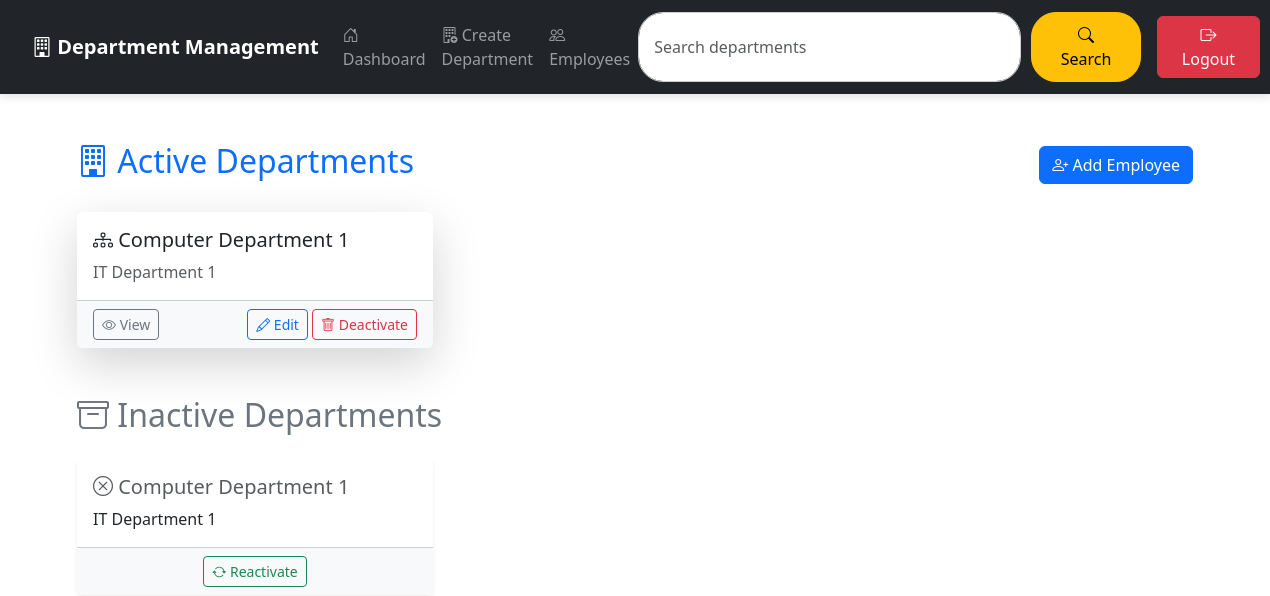
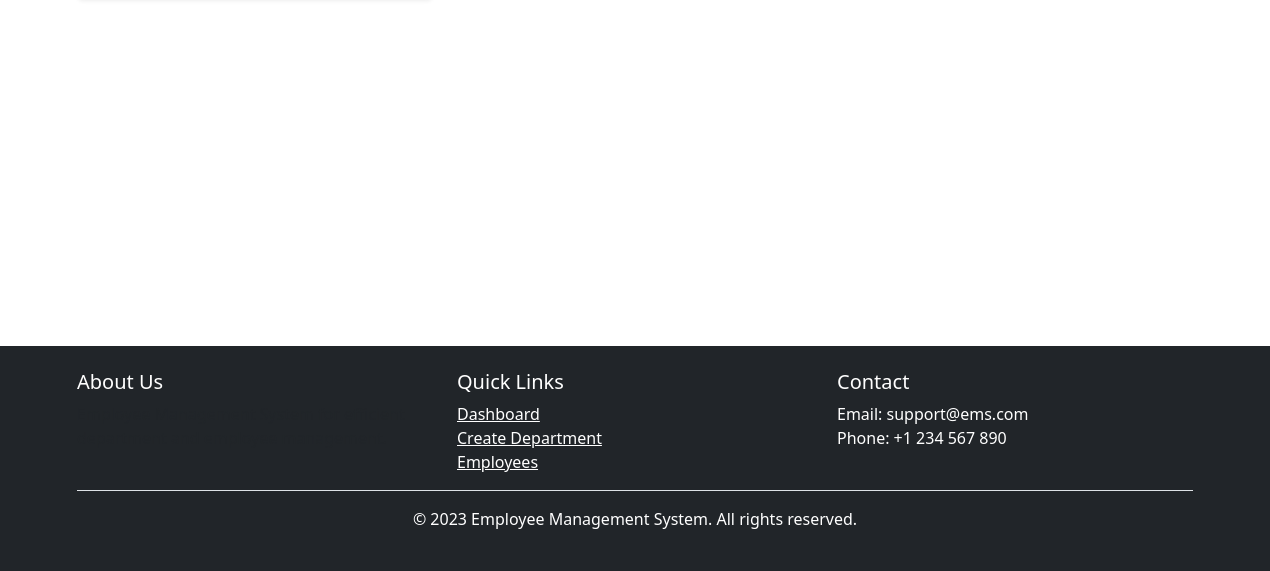
The app's page /departments/ (signed in), older data (2 pictures, top to bottom).
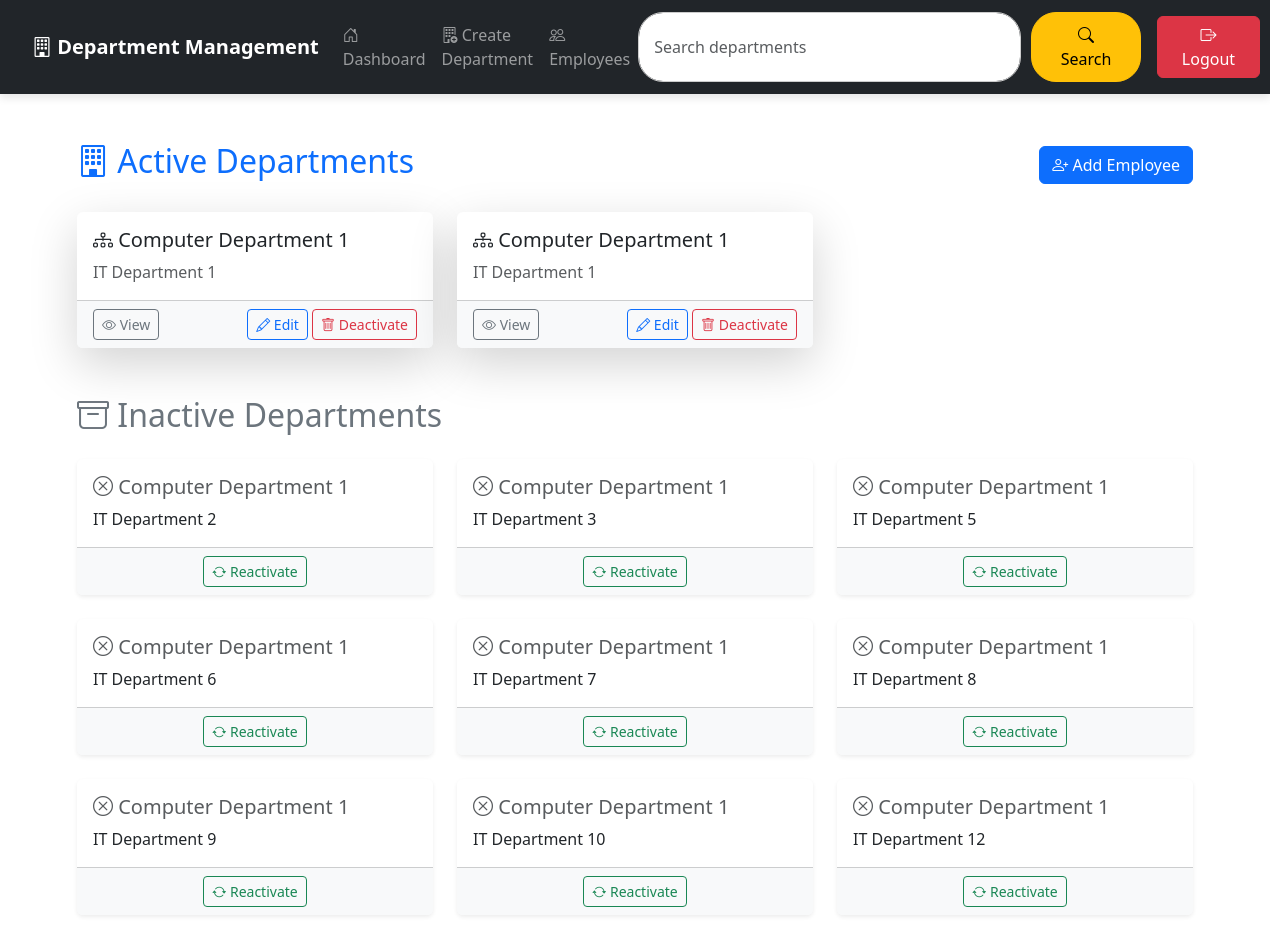
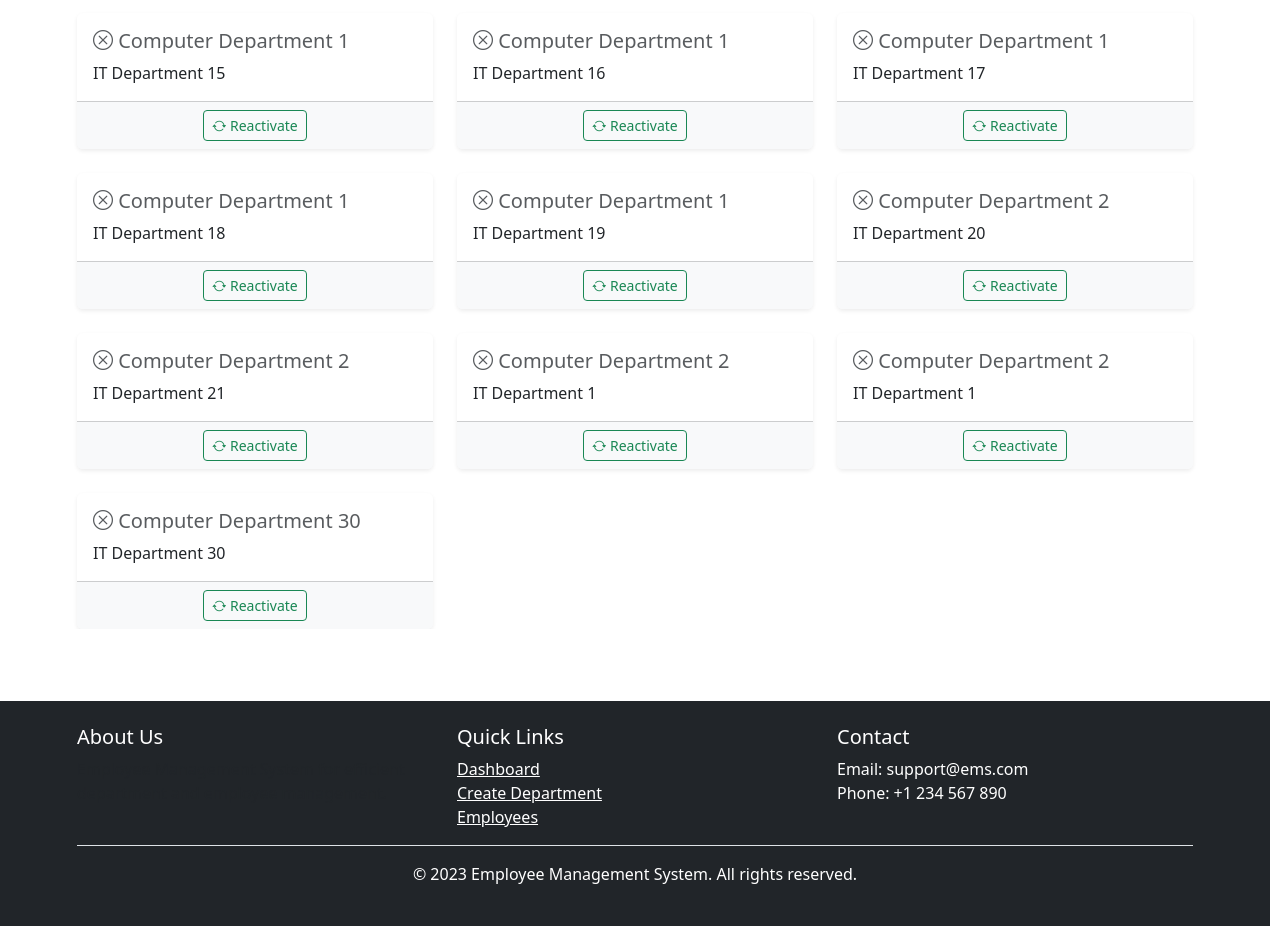
The same page, newer data (2 pictures, top to bottom).
### app/models.py (models this page shows, shortened)
class Department(models.Model):
    dept_id = models.AutoField(primary_key=True, unique=True)
    dept_name = models.CharField(max_length=100)
    description = models.CharField(max_length=300)
    created_at = models.DateTimeField(auto_now_add=True)
    updated_at = models.DateTimeField(auto_now=True)
    status = models.BooleanField(default=True)
    order = models.PositiveIntegerField(default=0)  # New field for sorting
    class Meta:
        db_table = 'department'
        verbose_name = 'Department'
        verbose_name_plural = 'Departments'

### app/views.py (the view)
# urls.py: path('', views.department_dashboard, name='dashboard'),
@login_required
@user_passes_test(is_admin)
def department_dashboard(request):
    active_departments = Department.objects.filter(status=True)
    inactive_departments = Department.objects.filter(status=False)
    return render(request, 'departments/dashboard.html', {
        'active_departments': active_departments,
        'inactive_departments': inactive_departments
    })

### app/views.py (called while the page is built)
def is_admin(user):
    return user.is_superuser

### app/templates/departments/dashboard.html
{% extends 'base.html' %}
{% block content %}
<div class="container mt-4">
    <div class="d-flex justify-content-between align-items-center mb-4">
        <h2 class="text-primary"><i class="bi bi-building"></i> Active Departments</h2>
        <a href="{% url 'create_employee' %}" class="btn btn-primary">
            <i class="bi bi-person-plus"></i> Add Employee
        </a>
    </div>
    {% if active_departments %}
        <div class="row row-cols-1 row-cols-md-2 row-cols-lg-3 g-4">
            {% for department in active_departments %}
            <div class="col">
                <div class="card h-100 shadow-lg border-0">
                    <div class="card-body">
                        <h5 class="card-title text-dark"><i class="bi bi-diagram-3"></i> {{ department.dept_name }}</h5>
                        <p class="card-text text-muted">{{ department.description }}</p>
                    </div>
                    <div class="card-footer bg-light d-flex justify-content-between">
                        <a href="{% url 'departments:view_employees' department.dept_id %}" class="btn btn-sm btn-outline-secondary">
                            <i class="bi bi-eye"></i> View
                        </a>
                        <div>
                            <a href="{% url 'departments:update' department.dept_id %}" class="btn btn-sm btn-outline-primary">
                                <i class="bi bi-pencil"></i> Edit
                            </a>
                            <a href="{% url 'departments:delete' department.dept_id %}" class="btn btn-sm btn-outline-danger">
                                <i class="bi bi-trash"></i> Deactivate
                            </a>
                        </div>
                    </div>
                </div>
            </div>
            {% endfor %}
        </div>
    {% else %}
        <div class="alert alert-info text-center">
            <i class="bi bi-info-circle"></i> No active departments found.
            <a href="{% url 'departments:create' %}" class="alert-link">Create one now</a>.
        </div>
    {% endif %}
    <h2 class="mt-5 mb-4 text-secondary"><i class="bi bi-archive"></i> Inactive Departments</h2>
    {% if inactive_departments %}
        <div class="row row-cols-1 row-cols-md-2 row-cols-lg-3 g-4">
            {% for department in inactive_departments %}
            <div class="col">
                <div class="card h-100 shadow-sm border-0">
                    <div class="card-body">
                        <h5 class="card-title text-muted"><i class="bi bi-x-circle"></i> {{ department.dept_name }}</h5>
                        <p class="card-text">{{ department.description }}</p>
                    </div>
                    <div class="card-footer bg-light text-center">
                        <a href="{% url 'departments:reactivate' department.dept_id %}" class="btn btn-sm btn-outline-success">
                            <i class="bi bi-arrow-repeat"></i> Reactivate
                        </a>
                    </div>
                </div>
            </div>
            {% endfor %}
        </div>
    {% else %}
        <div class="alert alert-warning text-center">
            <i class="bi bi-exclamation-triangle"></i> No inactive departments found.
        </div>
    {% endif %}
</div>
{% endblock %}

### app/templates/base.html (shortened to what this page needs)
{% load static %}
<!DOCTYPE html>
<html lang="en">
<head>
    <link href="https://cdn.jsdelivr.net/npm/bootstrap@5.3.0/dist/css/bootstrap.min.css" rel="stylesheet">
    <link rel="stylesheet" href="https://cdn.jsdelivr.net/npm/bootstrap-icons/font/bootstrap-icons.css">
</head>
<body>
    <nav class="navbar navbar-expand-lg navbar-dark bg-dark">
        <div class="container-fluid">
            <a class="navbar-brand fw-bold" href="{% url 'departments:dashboard' %}">
                <i class="bi bi-building"></i> Department Management
            </a>
            <div class="collapse navbar-collapse" id="navbarNav">
                <ul class="navbar-nav me-auto">
                    <li class="nav-item">
                        <a class="nav-link" href="{% url 'departments:dashboard' %}">
                            <i class="bi bi-house-door"></i> Dashboard
                        </a>
                    </li>
                    <li class="nav-item">
                        <a class="nav-link" href="{% url 'departments:create' %}">
                            <i class="bi bi-building-add"></i> Create Department
                        </a>
                    </li>
                    <li class="nav-item">
                        <a class="nav-link" href="{% url 'employee_dashboard' %}">
                            <i class="bi bi-people"></i> Employees
                        </a>
                    </li>
                </ul>
                <div class="search-box">
                    <form class="d-flex" action="{% url 'departments:search' %}" method="GET">
                        <input class="form-control search-input" type="search" name="q" placeholder="Search departments">
                        <button class="btn btn-warning search-btn" type="submit">
                            <i class="bi bi-search"></i> Search
                        </button>
                    </form>
                </div>
                {% if user.is_authenticated %}
                <div class="ms-3">
                    <form action="{% url 'logout' %}" method="POST">
                        <button type="submit" class="btn btn-danger px-4">
                            <i class="bi bi-box-arrow-right"></i> Logout
                        </button>
                    </form>
                </div>
                {% endif %}
            </div>
        </div>
    </nav>
    <div class="container-fluid p-4 min-vh-100 d-flex flex-column" style="padding-bottom: 100px;">
        <div class="flex-grow-1 overflow-auto">
            {% block content %}
            {% endblock %}
        </div>
    </div>
    <footer class="bg-dark text-white mt-5">
        <div class="container py-4">
            <div class="row">
                <div class="col-md-4">
                    <h5>About Us</h5>
                    <p class="text-muted">Employee Management System for efficient department and employee management.</p>
                </div>
                <div class="col-md-4">
                    <h5>Quick Links</h5>
                    <ul class="list-unstyled">
                        <li><a href="{% url 'departments:dashboard' %}" class="text-white">Dashboard</a></li>
                        <li><a href="{% url 'departments:create' %}" class="text-white">Create Department</a></li>
                        <li><a href="{% url 'employee_dashboard' %}" class="text-white">Employees</a></li>
                    </ul>
                </div>
                <div class="col-md-4">
                    <h5>Contact</h5>
                    <ul class="list-unstyled">
                        <li>Email: support@ems.com</li>
                        <li>Phone: +1 234 567 890</li>
                    </ul>
                </div>
            </div>
            <div class="text-center py-3 border-top">
                <p class="mb-0">&copy; 2023 Employee Management System. All rights reserved.</p>
            </div>
        </div>
    </footer>
</body>
</html>

### app/templates/base.html (style rules this page uses)
.navbar { padding: 12px 20px; box-shadow: 0px 4px 8px rgba(0, 0, 0, 0.1); }
.navbar-nav .nav-link { font-weight: 500; transition: color 0.3s ease-in-out; }
.search-box { display: flex; align-items: center; justify-content: center; flex-grow: 1; }
.search-input { width: 400px; max-width: 100%; border-radius: 25px; padding: 10px 15px; border: 1px solid #ccc; }
.search-btn { border-radius: 25px; padding: 10px 20px; margin-left: 10px; }

Row changes from the older to the newer data that the page shows:
changed Department (number 2 of 21 on the later page): moves from the list under "Inactive Departments" to the list under "Active Departments"
added Department: dept_name "Computer Department 1", description "IT Department 2", shown under "Inactive Departments"
added Department: dept_name "Computer Department 1", description "IT Department 3", shown under "Inactive Departments"
added Department: dept_name "Computer Department 1", description "IT Department 5", shown under "Inactive Departments"
added Department: dept_name "Computer Department 1", description "IT Department 6", shown under "Inactive Departments"
added Department: dept_name "Computer Department 1", description "IT Department 7", shown under "Inactive Departments"
added Department: dept_name "Computer Department 1", description "IT Department 8", shown under "Inactive Departments"
added Department: dept_name "Computer Department 1", description "IT Department 9", shown under "Inactive Departments"
added Department: dept_name "Computer Department 1", description "IT Department 10", shown under "Inactive Departments"
added Department: dept_name "Computer Department 1", description "IT Department 12", shown under "Inactive Departments"
added Department: dept_name "Computer Department 1", description "IT Department 15", shown under "Inactive Departments"
added Department: dept_name "Computer Department 1", description "IT Department 16", shown under "Inactive Departments"
added Department: dept_name "Computer Department 1", description "IT Department 17", shown under "Inactive Departments"
added Department: dept_name "Computer Department 1", description "IT Department 18", shown under "Inactive Departments"
added Department: dept_name "Computer Department 1", description "IT Department 19", shown under "Inactive Departments"
added Department: dept_name "Computer Department 2", description "IT Department 20", shown under "Inactive Departments"
added Department: dept_name "Computer Department 2", description "IT Department 21", shown under "Inactive Departments"
added Department: dept_name "Computer Department 2", description "IT Department 1", shown under "Inactive Departments"
added Department: dept_name "Computer Department 2", description "IT Department 1", shown under "Inactive Departments"
added Department: dept_name "Computer Department 30", description "IT Department 30", shown under "Inactive Departments"
